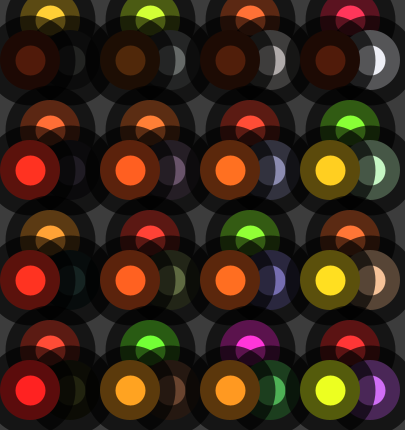
Frame 1 (no input)
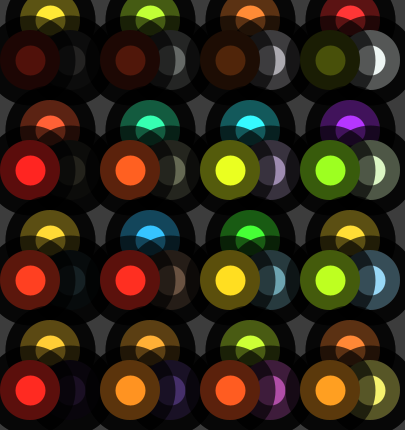
Frame 2 (the mouse pressed at the canvas centre, redrawn once)

The Processing sketch that drew these frames (run headless with seeded random() and noise(); the mouse was pressed at the canvas centre and the sketch redrawn once):

// Processing sketch: processing_48267
// ── processing_48267.pde

// CSC Homework 3 Exercise 2

void setup() {
  size(405, 430);
  colorMode(HSB);
  background(60, 153);
  smooth();
  stroke(.25, 164);
  strokeWeight(30);
  noLoop();
}

void draw() {
  for (int x = 50; x <= 350; x += 100) {
    for (int y = 20; y <= 400; y += 110) {
      drawrandomintsect(x, y, 60, color(random(x), 200, 700), 
      color(random(224), y*.40, x*.70), color(random(x*.2), 221, y*4));
      //the various color randoms controls the variation of colors in each section
      //of the intertwined ellipses. I realised that multiplying the variables
      //by different values caused a different effect (hue, saturation and brightness)
      // each time the sketch is run. I had several runs and plug in various values to achieve this final result.
    }
  }
}

void drawrandomintsect(int x, int y, int widthheight, int palette1, int palette2, int palette3) {
  fill(palette1);
  ellipse(x, y, widthheight, widthheight);
  fill(palette2);
  ellipse(x+20, y+40, widthheight, widthheight);
  fill(palette3);
  ellipse(x-20, y+40, widthheight, widthheight);
  //filter(BLUR);
}
  
